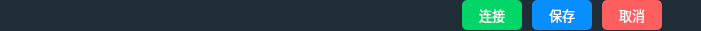
  <widget class="QWidget" name="widget_bottom" native="true">
   <property name="geometry">
    <rect>
     <x>0</x>
     <y>400</y>
     <width>701</width>
     <height>31</height>
    </rect>
   </property>
   <property name="styleSheet">
    <string notr="true">background-color: rgb(30, 45, 54);
color: rgb(255, 255, 255);</string>
   </property>
   <layout class="QHBoxLayout" name="horizontalLayout_3">
    <property name="spacing">
     <number>10</number>
    </property>
    <property name="leftMargin">
     <number>9</number>
    </property>
    <property name="topMargin">
     <number>0</number>
    </property>
    <property name="rightMargin">
     <number>9</number>
    </property>
    <property name="bottomMargin">
     <number>0</number>
    </property>
    <item>
     <spacer name="widget_bottom_horizontalSpacer_left">
      <property name="orientation">
       <enum>Qt::Horizontal</enum>
      </property>
      <property name="sizeHint" stdset="0">
       <size>
        <width>40</width>
        <height>20</height>
       </size>
      </property>
     </spacer>
    </item>
    <item>
     <widget class="QToolButton" name="widget_bottom_toolButton_connect">
      <property name="sizePolicy">
       <sizepolicy hsizetype="Expanding" vsizetype="Expanding">
        <horstretch>0</horstretch>
        <verstretch>0</verstretch>
       </sizepolicy>
      </property>
      <property name="minimumSize">
       <size>
        <width>60</width>
        <height>30</height>
       </size>
      </property>
      <property name="maximumSize">
       <size>
        <width>60</width>
        <height>30</height>
       </size>
      </property>
      <property name="font">
       <font>
        <family>OPPOSans B</family>
        <pointsize>10</pointsize>
        <stylestrategy>PreferAntialias</stylestrategy>
       </font>
      </property>
      <property name="styleSheet">
       <string notr="true">QToolButton {
	color: rgb(255, 255, 255);
	background-color: rgb(0, 214, 103);
	border-radius: 5px;
}

QToolButton::menu-indicator { 
	image: None;
}

 
QToolButton:hover {
	color: rgb(255, 255, 255);
	background-color: rgb(0, 214, 103);
}</string>
      </property>
      <property name="text">
       <string>连接</string>
      </property>
     </widget>
    </item>
    <item>
     <widget class="QToolButton" name="widget_bottom_toolButton_save">
      <property name="sizePolicy">
       <sizepolicy hsizetype="Expanding" vsizetype="Expanding">
        <horstretch>0</horstretch>
        <verstretch>0</verstretch>
       </sizepolicy>
      </property>
      <property name="minimumSize">
       <size>
        <width>60</width>
        <height>30</height>
       </size>
      </property>
      <property name="maximumSize">
       <size>
        <width>60</width>
        <height>30</height>
       </size>
      </property>
      <property name="font">
       <font>
        <family>OPPOSans B</family>
        <pointsize>10</pointsize>
        <weight>50</weight>
        <bold>false</bold>
        <stylestrategy>PreferAntialias</stylestrategy>
       </font>
      </property>
      <property name="styleSheet">
       <string notr="true">QToolButton {
	color: rgb(255, 255, 255);
	background-color: rgb(7, 143, 255);
	border-radius: 5px;
}

QToolButton::menu-indicator { 
	image: None;
}

 
QToolButton:hover {
	color: rgb(255, 255, 255);
	background-color: rgb(7, 143, 255);
}</string>
      </property>
      <property name="text">
       <string>保存</string>
      </property>
     </widget>
    </item>
    <item>
     <widget class="QToolButton" name="widget_bottom_toolButton_close">
      <property name="sizePolicy">
       <sizepolicy hsizetype="Expanding" vsizetype="Expanding">
        <horstretch>0</horstretch>
        <verstretch>0</verstretch>
       </sizepolicy>
      </property>
      <property name="minimumSize">
       <size>
        <width>60</width>
        <height>30</height>
       </size>
      </property>
      <property name="maximumSize">
       <size>
        <width>60</width>
        <height>30</height>
       </size>
      </property>
      <property name="font">
       <font>
        <family>OPPOSans B</family>
        <pointsize>10</pointsize>
        <stylestrategy>PreferAntialias</stylestrategy>
       </font>
      </property>
      <property name="styleSheet">
       <string notr="true">QToolButton {
	color: rgb(255, 255, 255);
	background-color: rgb(255, 95, 95);
	border-radius: 5px;
}

QToolButton::menu-indicator { 
	image: None;
}

 
QToolButton:hover {
	color: rgb(255, 255, 255);
	background-color: rgb(255, 95, 95);
}</string>
      </property>
      <property name="text">
       <string>取消</string>
      </property>
     </widget>
    </item>
    <item>
     <spacer name="widget_bottom_horizontalSpacer_right">
      <property name="orientation">
       <enum>Qt::Horizontal</enum>
      </property>
      <property name="sizeType">
       <enum>QSizePolicy::Fixed</enum>
      </property>
      <property name="sizeHint" stdset="0">
       <size>
        <width>30</width>
        <height>20</height>
       </size>
      </property>
     </spacer>
    </item>
   </layout>
  </widget>
